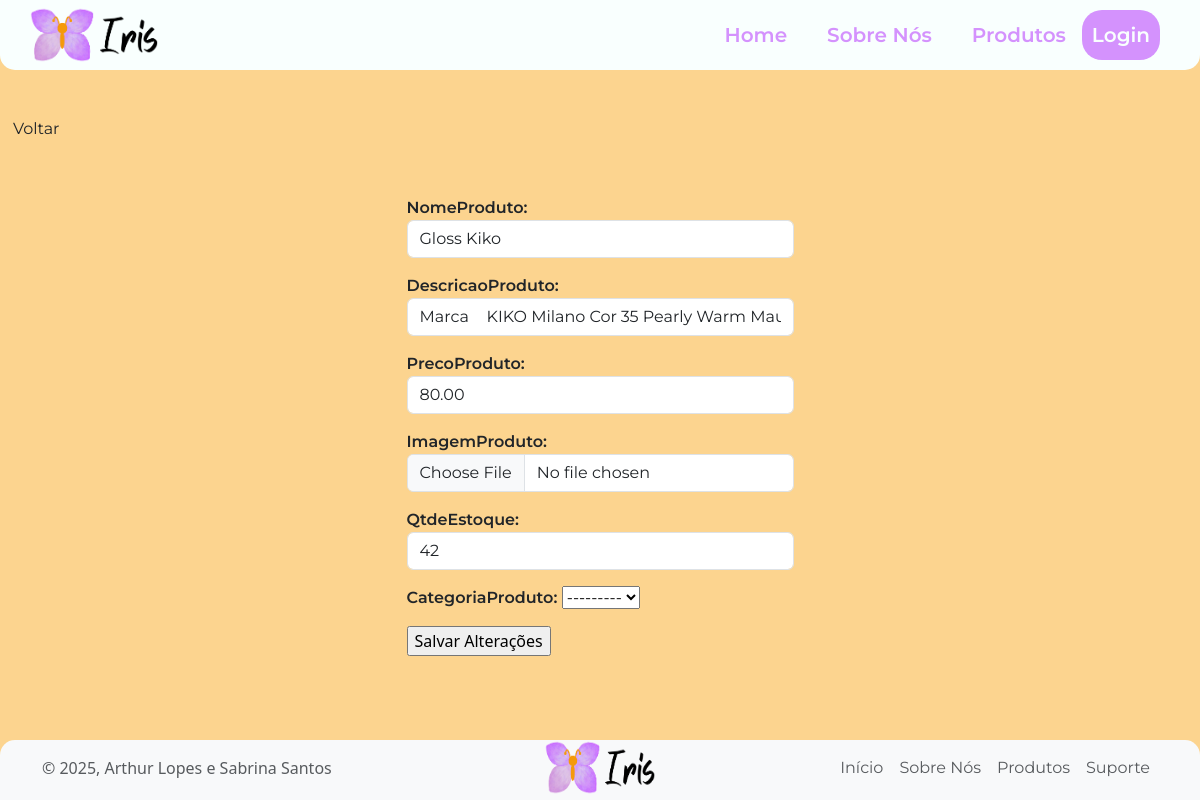
/editar-produto/5, run on an earlier commit of the app's database.
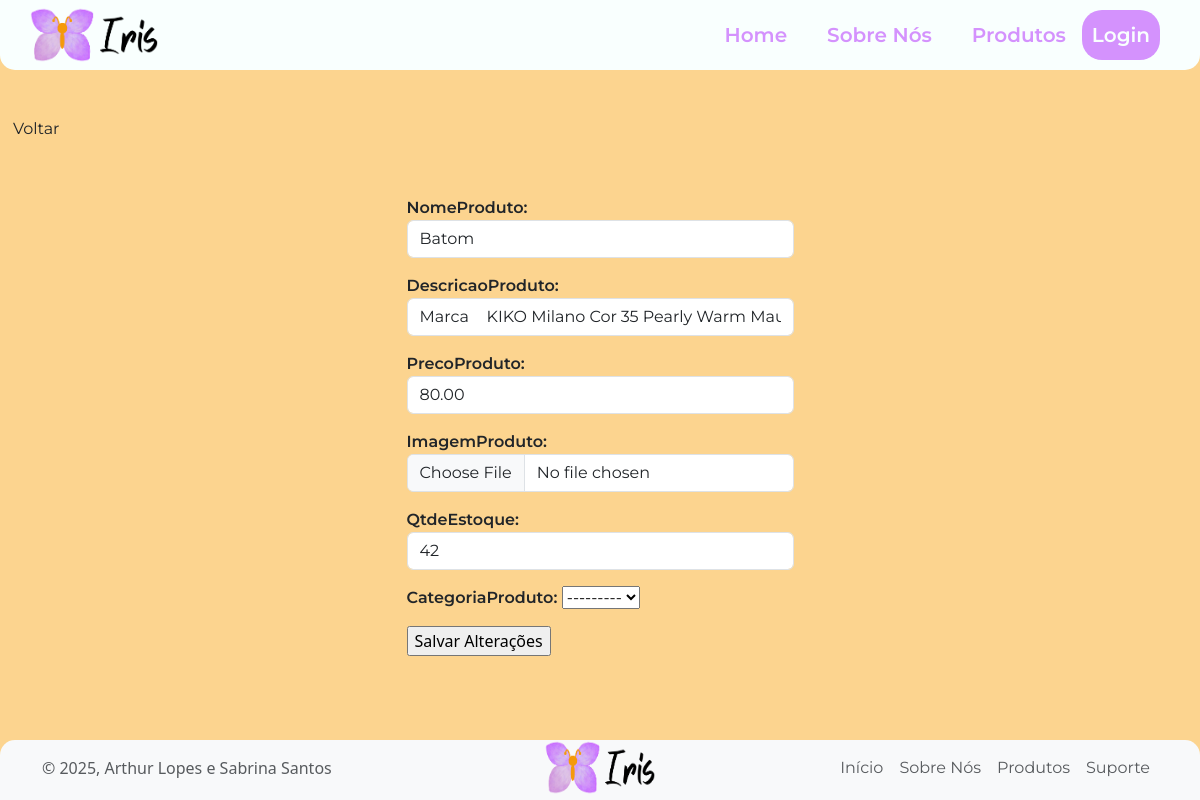
And on a later commit of the database.
### app/models.py (models this page shows)
class Produto(models.Model):
    nomeProduto = models.CharField(max_length = 200)
    descricaoProduto = models.TextField()
    precoProduto = models.DecimalField(max_digits=10, decimal_places=2)
    imagemProduto = models.ImageField(upload_to='imagens/')
    qtdeEstoque = models.IntegerField()
    categoriaProduto = models.ForeignKey(Categoria, on_delete=models.SET_NULL, null=True, blank=True)

### app/views.py (the view)
# urls.py: path('editar-produto/<int:id_produto>', views.editarProduto, name="editarProduto" ),
def editarProduto(request, id_produto):
    produto = Produto.objects.get(id=id_produto)
    formProd = formProduto(request.POST or None, request.FILES or None,instance=produto)
    if request.POST:
        if formProd.is_valid():
            formProd.save()
            return redirect("listarProdutos")
    return render(request, "editar-produto.html", {'form': formProd})

### app/forms.py
class formProduto(forms.ModelForm):
    class Meta:
        model = Produto
        fields = ('nomeProduto', 'descricaoProduto', 'precoProduto', 'imagemProduto', 'qtdeEstoque', 'categoriaProduto')
        widgets = {
            'nomeProduto' : forms.TextInput(attrs={'class': 'form-control mb-3', 'placeholder': 'nome do produto'}),
            'descricaoProduto': forms.TextInput(attrs={'class': 'form-control mb-3', 'placeholder': 'descrição' }),
            'precoProduto': forms.NumberInput(attrs={'class': 'form-control mb-3', 'placeholder': 'Preço'}),
            'imagemProduto': forms.FileInput(attrs={'class': 'form-control mb-3', 'placeholder': 'descrição' }),
            'qtdeEstoque': forms.NumberInput(attrs={'class': 'form-control mb-3', 'placeholder': 'Produto em estoque' }),
            'categoriaProduto': forms.Select(attrs={'placeholder': 'Selecione uma categoria'}),
        }

### app/templates/editar-produto.html (shortened to what this page needs)
{% extends "template.html" %}
{% load static %}
{% block 'main' %}
<a href="{% url 'dashboard' %}"><button id="btnVoltar" class="btn ">Voltar</button></a>
<div class="container mt-5 d-flex align-items-center justify-content-center" >
    <form method="POST" id="ContainerLogin" enctype="multipart/form-data">
        <div class="form-group">
        {{ form.as_p }}
    </div>
        <input type="submit" value="Salvar Alterações"  id="btnCadastrar">
    </form>
</div>
{% endblock %}

What changed in the data, as far as the page shows it:
changed Produto: nomeProduto "Gloss Kiko" → "Batom"
